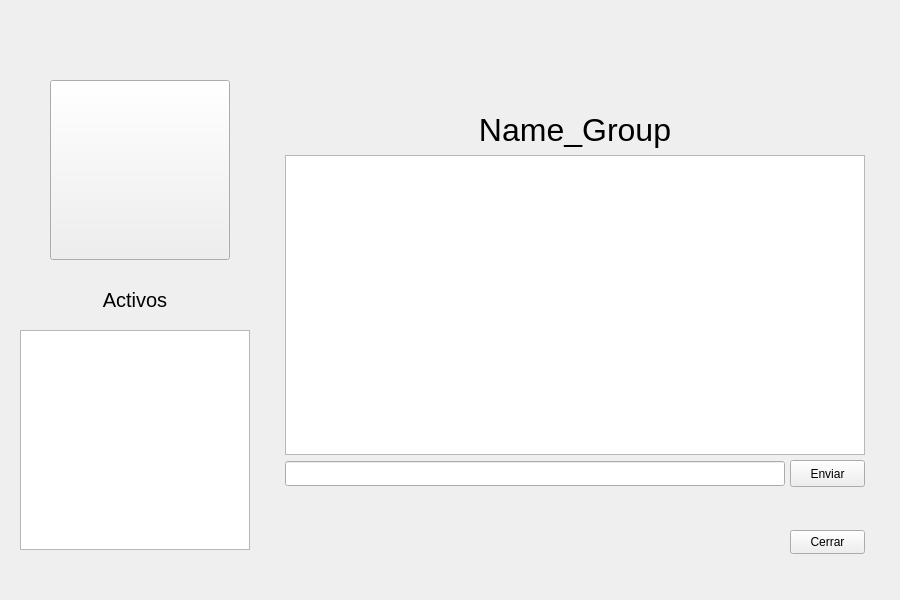
<?xml version="1.0" encoding="UTF-8"?>
<ui version="4.0">
 <class>Grupo</class>
 <widget class="QWidget" name="Grupo">
  <property name="geometry">
   <rect>
    <x>0</x>
    <y>0</y>
    <width>900</width>
    <height>600</height>
   </rect>
  </property>
  <property name="minimumSize">
   <size>
    <width>900</width>
    <height>600</height>
   </size>
  </property>
  <property name="maximumSize">
   <size>
    <width>900</width>
    <height>600</height>
   </size>
  </property>
  <property name="windowTitle">
   <string>Form</string>
  </property>
  <widget class="QPlainTextEdit" name="msgView">
   <property name="geometry">
    <rect>
     <x>285</x>
     <y>155</y>
     <width>580</width>
     <height>300</height>
    </rect>
   </property>
   <property name="minimumSize">
    <size>
     <width>580</width>
     <height>300</height>
    </size>
   </property>
   <property name="maximumSize">
    <size>
     <width>580</width>
     <height>300</height>
    </size>
   </property>
   <property name="readOnly">
    <bool>true</bool>
   </property>
  </widget>
  <widget class="QLineEdit" name="msgWrite">
   <property name="geometry">
    <rect>
     <x>285</x>
     <y>461</y>
     <width>500</width>
     <height>25</height>
    </rect>
   </property>
   <property name="minimumSize">
    <size>
     <width>500</width>
     <height>25</height>
    </size>
   </property>
   <property name="maximumSize">
    <size>
     <width>580</width>
     <height>400</height>
    </size>
   </property>
  </widget>
  <widget class="QPushButton" name="msgSend">
   <property name="geometry">
    <rect>
     <x>790</x>
     <y>460</y>
     <width>75</width>
     <height>27</height>
    </rect>
   </property>
   <property name="minimumSize">
    <size>
     <width>75</width>
     <height>27</height>
    </size>
   </property>
   <property name="maximumSize">
    <size>
     <width>580</width>
     <height>400</height>
    </size>
   </property>
   <property name="text">
    <string>Enviar</string>
   </property>
  </widget>
  <widget class="QPushButton" name="btn_profilePicture">
   <property name="geometry">
    <rect>
     <x>50</x>
     <y>80</y>
     <width>180</width>
     <height>180</height>
    </rect>
   </property>
   <property name="minimumSize">
    <size>
     <width>180</width>
     <height>180</height>
    </size>
   </property>
   <property name="maximumSize">
    <size>
     <width>180</width>
     <height>180</height>
    </size>
   </property>
   <property name="text">
    <string/>
   </property>
   <property name="icon">
    <iconset>
     <normaloff>../Practica 7/Icons/Icon_Fish.jpg</normaloff>../Practica 7/Icons/Icon_Fish.jpg</iconset>
   </property>
   <property name="iconSize">
    <size>
     <width>165</width>
     <height>165</height>
    </size>
   </property>
  </widget>
  <widget class="QListWidget" name="listWidget">
   <property name="geometry">
    <rect>
     <x>20</x>
     <y>330</y>
     <width>230</width>
     <height>220</height>
    </rect>
   </property>
   <property name="font">
    <font>
     <pointsize>12</pointsize>
    </font>
   </property>
  </widget>
  <widget class="QLabel" name="userName">
   <property name="geometry">
    <rect>
     <x>285</x>
     <y>110</y>
     <width>580</width>
     <height>40</height>
    </rect>
   </property>
   <property name="minimumSize">
    <size>
     <width>370</width>
     <height>40</height>
    </size>
   </property>
   <property name="maximumSize">
    <size>
     <width>580</width>
     <height>40</height>
    </size>
   </property>
   <property name="font">
    <font>
     <pointsize>24</pointsize>
    </font>
   </property>
   <property name="text">
    <string>Name_Group</string>
   </property>
   <property name="alignment">
    <set>Qt::AlignCenter</set>
   </property>
  </widget>
  <widget class="QLabel" name="userName_2">
   <property name="geometry">
    <rect>
     <x>20</x>
     <y>280</y>
     <width>230</width>
     <height>40</height>
    </rect>
   </property>
   <property name="minimumSize">
    <size>
     <width>50</width>
     <height>40</height>
    </size>
   </property>
   <property name="maximumSize">
    <size>
     <width>580</width>
     <height>40</height>
    </size>
   </property>
   <property name="font">
    <font>
     <pointsize>15</pointsize>
    </font>
   </property>
   <property name="text">
    <string>Activos</string>
   </property>
   <property name="alignment">
    <set>Qt::AlignCenter</set>
   </property>
  </widget>
  <widget class="QPushButton" name="btn_Close">
   <property name="geometry">
    <rect>
     <x>790</x>
     <y>530</y>
     <width>75</width>
     <height>24</height>
    </rect>
   </property>
   <property name="text">
    <string>Cerrar</string>
   </property>
  </widget>
 </widget>
 <resources/>
 <connections/>
</ui>
